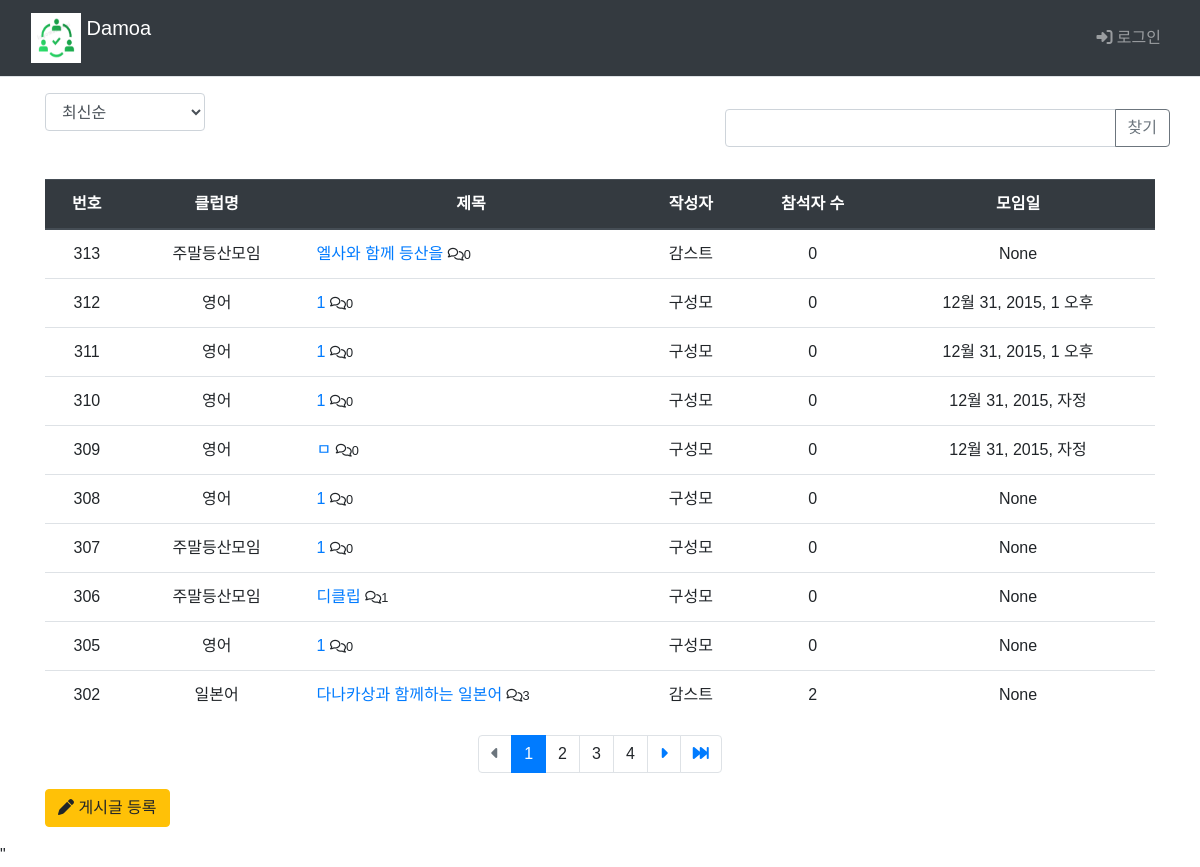
Page /main/board_list/ on the committed database.
### main/models.py (models this page shows, shortened)
class Board(models.Model):
    club = models.ForeignKey(Club, on_delete=models.CASCADE)
    author = models.ForeignKey(settings.AUTH_USER_MODEL, on_delete=models.CASCADE, default=1, null=True, related_name='author_board')
    subject = models.CharField('제목', max_length = 200,
                               help_text='게시글의 제목을 한 줄로 작성하세요.')
    content = models.TextField('내용', help_text='내용을 상세히 작성하세요.')
    create_date = models.DateTimeField('생성일')
    modify_date = models.DateTimeField(null=True, blank=True)
    voter=models.ManyToManyField(settings.AUTH_USER_MODEL, related_name='voter_board')
    event_date = models.DateTimeField('모임일',null=True, blank=True)

class Club(models.Model):
    class category(models.TextChoices):
        from django.utils.translation import gettext_lazy as _
        COOK = 'CK', _('Cook')
        CULTURE = 'CT', _('Culture')
        GAME = 'GA', _('Game')
        LANGUAGE = 'LA', _('Language')
        MUSIC = 'MU', _('Music')
        OUTDOOR = 'OD', _('Outdoor')
        SPORTS = 'SP', _('Sports')
    category = models.CharField(
        max_length=10,
        choices = category.choices,
        null=True
    )
    name=models.TextField('클럽이름')
    author = models.ForeignKey(settings.AUTH_USER_MODEL, on_delete=models.CASCADE, default=1, null=True, related_name='author_club')
    def __str__(self):
        return self.name

### common/models.py (models this page shows)
class CustomUser(AbstractBaseUser, PermissionsMixin) :
    email = models.EmailField(blank=True, unique=True, default='')
    username = models.CharField(max_length = 15, unique=True)
    name = models.CharField(max_length=15)
    age = models.IntegerField()
    ad = models.CharField(max_length=50)
    is_active = models.BooleanField(default=True)
    is_superuser = models.BooleanField(default=True)
    is_staff = models.BooleanField(default=True)
    date_joined = models.DateTimeField(default=timezone.now)
    last_login = models.DateTimeField(blank=True, null=True)
    objects = CustomUserManager()
    USERNAME_FIELD = 'username'
    REQUIRED_FIELD = ['name']
    class Meta :
        ordering = ['-date_joined']
        verbose_name = 'User'
        verbose_name_plural = 'User'

### main/views.py (the view, shortened to what this page needs)
# urls.py: path('main/board_list/', views.board_list, name='board_list'),
def board_list(request):
    page = request.GET.get('page', '1')  # 페이지
    kw = request.GET.get('kw', '')  # 검색어
    so = request.GET.get('so', 'recent') # 정렬 기준 / default 최신순
    if so == 'recent':
        board_list = Board.objects.order_by('-create_date')
    elif so == 'late':
        board_list = Board.objects.order_by('create_date')
    elif so == 'recommend':
        board_list = Board.objects.annotate(
            num_voter = Count('voter')).order_by('-num_voter', '-create_date')
    elif so == 'popular':
        board_list = Board.objects.annotate(
            num_reply = Count('reply')).order_by('-num_reply', '-create_date')
    else : # 위 경우 제외 board_id 역순정렬
        board_list = Board.objects.order_by('-id')
    paginator = Paginator(board_list, 10)  # 페이지당 10개
    page_obj = paginator.get_page(page)
    context = {'board_list':page_obj, 'page':page, 'kw':kw, 'so':so}
    return render(request, 'main/board_list.html', context)

### templates/main/board_list.html (shortened to what this page needs)
{% extends 'base.html' %}
{% load static %}
{% load main_filter %}
{% block content %}
  <div class="container my-3">
    <div class="row justify-content-between my-3">
      <div class="col-2">
        <select class="form-control so">
          <option value="recent" {% if so == 'recent' %} selected{% endif %}>
            최신순
          </option>
        </select>
      </div>
      <div class="row col-5 my-3">
          <div class="input-group">
            <input type="text" id="search_kw" class="form-control kw" value="{{ kw|default_if_none:'' }}">
            <div class="input-group-append">
              <button class="btn btn-outline-secondary" type="button" id="btn_search">찾기</button>
            </div>
          </div>
      </div>
  </div>
    <table class="table ">
      <thead>
        <tr class="text-center thead-dark">
          <th>번호</th>
          <th>클럽명</th>
          <th style="width:30%">제목</th>
          <th>작성자</th>
          <th>참석자 수</th>
          <th>모임일</th>
        </tr>
      </thead>
      <tbody>
        {% if board_list %}
          {% for board in board_list %}
            <tr class="text-center">
              <td>{{board.id}}</td>
              <td>{{ board.club }}</td>
              <td class="text-left">
                <a href="{%url 'main:detail' board.id%}">{{board.subject}}</a>  <small><i class="fa-regular fa-comments"></i>{{board.reply_set.count}}</small>
              </td>
              <td>{{board.author.name}}</td>
              <td>{{board.voter.count}}</td>
              <td>{{board.event_date}}</td>
            </tr>
          {% endfor %}
        {% else %}
          게시글이 없습니다.
        {% endif %}
      </tbody>
    </table>
    <ul class="pagination justify-content-center">
      {% if board_list.has_previous %}
        <li class="page-item">
      <a class="page-link" href="#" data-page="1">
        <i class="fa-solid fa-backward-fast"></i>
      </a>
    </li>
    <li class="page-item">
      <a class="page-link" href="#" data-page="{{ board_list.previous_page_number }}">
        <i class="fa-solid fa-caret-left"></i>
      </a>
    </li>
      {% else %}
        <li class="page-item disabled">
          <a class="page-link" tabindex="-1" aria-disabled="true" href="#">
            <i class="fa-solid fa-caret-left"></i>
          </a>
        </li>
      {% endif %}
      {% for page_number in board_list.paginator.page_range %}
        {% if page_number >= board_list.number|add:-3 and page_number <= board_list.number|add:3 %}
          {% if page_number == board_list.number %}
            <li class="page-item active" aria-current="page">
              <a class="page-link" data-page="{{ page_number }}">
                {{ page_number }}
              </a>
            </li>
          {% else %}
            <li class="" page-item="page-item">
              <a class="page-link" data-page="{{ page_number }}">
                {{ page_number }}
              </a>
            </li>
          {% endif %}
        {% endif %}
      {% endfor %}
      {% if board_list.has_next %}
        <li class="page-item">
      <a class="page-link" href="#" data-page="{{ board_list.next_page_number }}">
        <i class="fa-solid fa-caret-right"></i>
      </a>
    </li>
    <li class="page-item">
      <a class="page-link" href="#" data-page="{{ board_list.paginator.num_pages }}">
        <i class="fa-solid fa-forward-fast"></i>
      </a>
    </li>
      {% else %}
        <li class="page-item disabled">
          <a class="page-link" tabindex="-1" aria-disabled="true" href="#">
            <i class="fa-solid fa-caret-right"></i>
          </a>
        </li>
      {% endif %}
    </ul>
    <a href="{%url 'main:board_create' %}" class="btn btn-warning">
      <i class="fa-solid fa-pen"></i>
      게시글 등록
    </a>
  </div>
  <form id="searchForm" method="get" action="{% url 'main:board_list' %}">
    <input type="hidden" id="so" name="so" value={{ so }}">"
  </form>
{% endblock %}

### static/style.css (style rules this page uses)
* { font-family: 'Noto Sans KR', sans-serif; }
.page-link { border: 0px; }

### rows in the picture
Board: id "313", club "주말등산모임", subject "엘사와 함께 등산을", reply_set.count "0", author.name "감스트", voter.count "0", event_date "None"
Board: id "312", club "영어", subject "1", reply_set.count "0", author.name "구성모", voter.count "0", event_date "12월 31, 2015, 1 오후"
Board: id "311", club "영어", subject "1", reply_set.count "0", author.name "구성모", voter.count "0", event_date "12월 31, 2015, 1 오후"
Board: id "310", club "영어", subject "1", reply_set.count "0", author.name "구성모", voter.count "0", event_date "12월 31, 2015, 자정"
Board: id "309", club "영어", subject "ㅁ", reply_set.count "0", author.name "구성모", voter.count "0", event_date "12월 31, 2015, 자정"
Board: id "308", club "영어", subject "1", reply_set.count "0", author.name "구성모", voter.count "0", event_date "None"
Board: id "307", club "주말등산모임", subject "1", reply_set.count "0", author.name "구성모", voter.count "0", event_date "None"
Board: id "306", club "주말등산모임", subject "디클립", reply_set.count "1", author.name "구성모", voter.count "0", event_date "None"
Board: id "305", club "영어", subject "1", reply_set.count "0", author.name "구성모", voter.count "0", event_date "None"
Board: id "302", club "일본어", subject "다나카상과 함께하는 일본어", reply_set.count "3", author.name "감스트", voter.count "2", event_date "None"

### other values in the picture
{{ page_number }} "1"
{{ page_number }} "2" "3" "4"
